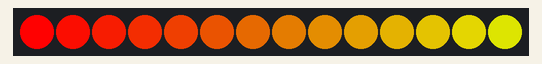
This sketch was run on a simulated ESP8266 (NodeMCU). Parts: 14 RGB LEDs in strip order, left to right.

Above: at 0.07 s.
At 5.03 s:
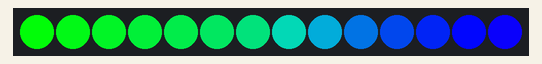
At 9.99 s:
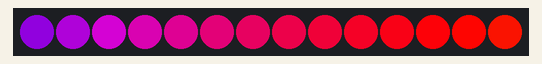
At 19.92 s:
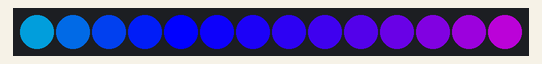
At 29.69 s:
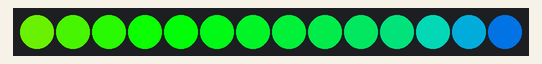
At 39.91 s:
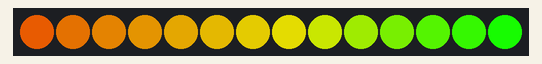

The sketch:

WS8211.ino
```cpp
  #include "FastLED.h"

  #define DATA_PIN D4

  CRGBArray<14> leds;

DEFINE_GRADIENT_PALETTE( colormap ) {
  0,   255,  0, 150,   //purple
100,   0,  0,  255,   //blue
180,   255, 180, 0,   // yellow /orange
255,   255,0,  0};   // red

CRGBPalette16 tempPalette = colormap;

void setup() { FastLED.addLeds<WS2811, DATA_PIN, BRG>(leds, 14); }
void loop() {
    static uint8_t hue=0;
    for (int i = 0; i < 255; i ++) {
      leds.fill_rainbow(hue++);
      //leds.fadeLightBy(128);
      FastLED.delay(50);
    }
}
```
